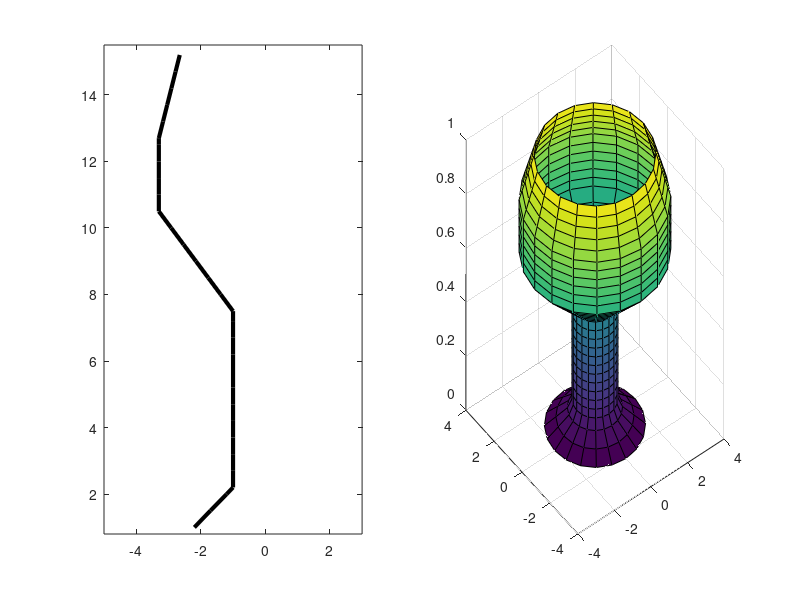

This chart was generated by the following MATLAB code: (Note: this script raises an error after producing the figure.)
% Frumen Olivas frumen@tec.mx

clear; clc;
%% Copa 1 para vino blanco
deltax = 0.5; % Paso de x (resolucion)

% Ecuaciones de las rectas
% Ecuacion de la recta 1
px1 = 1.0; py1 = 2.2; % Punto 1 x,y
px2 = 2.2; py2 = 1.0; % Punto 2 x,y
x1 = px1:deltax:px2; % 1:2.2
m1 = (py2-py1)/(px2-px1); % m1=-1;
y1 = m1*x1 + (m1*(-px1)) + py1; % y1 = (m1*x1)+3.2;
% Ecuacion de la recta 2
px1 = 2.2; py1 = 1.0; % Punto 1 x,y
px2 = 7.5; py2 = 1.0; % Punto 2 x,y
x2 = px1:deltax:px2; % 2.2:7.5
m2 = (py2-py1)/(px2-px1); % m2=0;
y2 = m2*x2 + (m2*(-px1)) + py1; % y2=(m2*x2)+1;
% Ecuacion de la recta 3
px1 =  7.5; py1 = 1.0; % Punto 1 x,y
px2 = 10.5; py2 = 3.3; % Punto 2 x,y
x3 = px1:deltax:px2; % 7.5:10.5
m3 = (py2-py1)/(px2-px1); % m3=2.3/3;
y3 = m3*x3 + (m3*(-px1)) + py1; % y3=m3*x3-4.75;
% Ecuacion de la recta 4
px1 = 10.5; py1 = 3.3; % Punto 1 x,y
px2 = 12.7; py2 = 3.3; % Punto 2 x,y
x4 = px1:deltax:px2; % 10.5:12.7
m4 = (py2-py1)/(px2-px1); % m4=0;
y4 = m4*x4 + (m4*(-px1)) + py1; % y4=(m4*x4)+3.3;
% Ecuacion de la recta 5
px1 = 12.7; py1 = 3.3; % Punto 1 x,y
px2 = 15.4; py2 = 2.6; % Punto 2 x,y
x5 = px1:deltax:px2; % 12.7:15.4
m5 = (py2-py1)/(px2-px1); % m5=2.3/3;
y5 = m5*x5 + (m5*(-px1)) + py1; % y5=m5*x5+6.5925;

% Grafica de las ecuaciones
figure
subplot(1,2,1)
% % Grafica de las rectas separadas por color
% plot(-y1,x1,'r',-y2,x2,'g',-y3,x3,'b',-y4,x4,'k',-y5,x5,'c')
x=[x1,x2,x3,x4,x5];
y=[y1,y2,y3,y4,y5];
plot(-y,x,'k','LineWidth',3)
axis([-5 3 0.8 15.5])
% Grafica en 3D del solido en revolucion
subplot(1,2,2)
cylinder(y)

% Calcular volumen del solido (integrar)
IntegracionSolidos1

%% Copa para vino tinto
deltax = 0.1; % Paso de x (resolucion)

% Ecuaciones de las rectas
% Ecuacion de la recta 1
px1 = 1.0; py1 = 2.2; % Punto 1 x,y
px2 = 2.2; py2 = 1.0; % Punto 2 x,y
x1 = px1:deltax:px2; % 1:2.2
m1 = (py2-py1)/(px2-px1); % m1=-1;
y1 = m1*x1 + (m1*(-px1)) + py1; % y1 = (m1*x1)+3.2;
% Ecuacion de la recta 2
px1 = 2.2; py1 = 1.0; % Punto 1 x,y
px2 = 5; py2 = 1.0; % Punto 2 x,y
x2 = px1:deltax:px2; % 2.2:5
m2 = (py2-py1)/(px2-px1); % m2=0;
y2 = m2*x2 + (m2*(-px1)) + py1; % y2=(m2*x2)+1;
% Ecuacion de la circunferencia = (X-h)^2 + (Y-k)^2 = r^2
% y = sqrt((r^2)-(x-h).^2)+k
px1 =  5; py1 = 1.0; % Punto 1 x,y
px2 = 10; py2 = 6.0; % Punto 2 x,y
x3 = px1:deltax:px2; % 5:10
ph = px2; pk = py1; r = px2-px1;
y3 = real(sqrt((r^2)-(x3-ph).^2)+pk);

% Grafica de las ecuaciones
figure
subplot(1,2,1)
% % Grafica de las rectas separadas por color
% plot(-y1,x1,'r',-y2,x2,'g',-y3,x3,'b')
x=[x1,x2,x3];
y=[y1,y2,y3];
plot(-y,x,'k','LineWidth',3)
axis([-6 3 0.8 10])
% Grafica en 3D del solido en revolucion
subplot(1,2,2)
cylinder(y)

% Calcular volumen del solido (integrar)
IntegracionSolidos2

%% Volumen del liquido de la copa de vino tinto
% Ecuacion de la circunferencia = (X-h)^2 + (Y-k)^2 = r^2
% y = sqrt((r^2)-(x-h).^2)+k
deltax = 0.1; % Paso de x (resolucion)
px1 =  5; py1 = 1.0; % Punto 1 x,y
px2 = 10; py2 = 6.0; % Punto 2 x,y
x4 = px1:deltax:px2; % 5:10
ph = px2; pk = py1; r = px2-px1;
y4 = real(sqrt((r^2)-(x4-ph).^2)+pk);
figure
subplot(1,2,1)
plot(-y4,x4,'k','LineWidth',3)
axis([-6 3 0.8 10])
% Grafica en 3D del solido en revolucion
subplot(1,2,2)
cylinder(y4)
